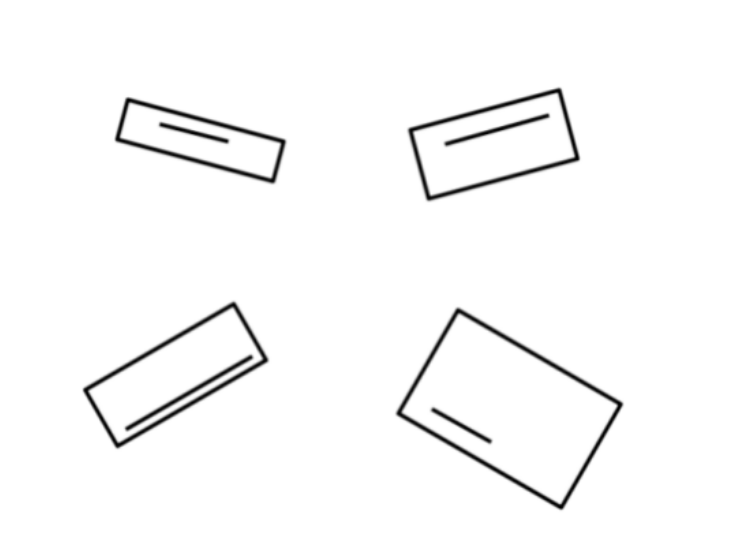
#> input picture image_task/data/raw/rectangle_image.png, 743 x 547 px, found by its file name
$ python rectangle_numbering.py
#> lines starting #> are read from the running program, lines starting #| are printed output that depends on the picture; after the words box and inside, x2 and y2 are one past the last pixel; in counts of white or black regions, pixels touching at a corner belong together
import cv2
import numpy as np

def sort_rectangles_by_line_length(image_path):
    # Load the image
#> called with image_path = 'image_task/data/raw/rectangle_image.png'
    image = cv2.imread(image_path)
#> image is the input picture: shape (547, 743, 3); min 0, max 255, mean 249
    gray = cv2.cvtColor(image, cv2.COLOR_BGR2GRAY)
    edges = cv2.Canny(gray, 50, 150, apertureSize=3)
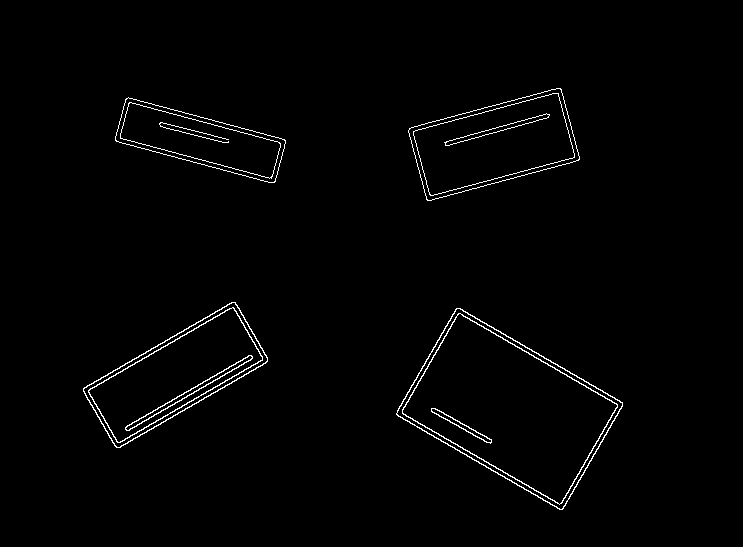
#> edges: shape (547, 743); 1.4% white in thin lines or dots, all inside (x1, y1, x2, y2) = (83, 88, 623, 510)

    contours, _ = cv2.findContours(edges, cv2.RETR_EXTERNAL, cv2.CHAIN_APPROX_SIMPLE)
#> contours = 4 contours; box (x1, y1, x2, y2) and area: (396, 308, 623, 510) 23866, (83, 302, 268, 448) 12228, (408, 88, 580, 201) 11879, (115, 97, 286, 183) 7480

    rectangles = []

    # Loop over the contours
    for contour in contours:
        epsilon = 0.02 * cv2.arcLength(contour, True)
        approx = cv2.approxPolyDP(contour, epsilon, True)

        if len(approx) == 4:
            x, y, w, h = cv2.boundingRect(approx)
            roi = gray[y:y+h, x:x+w]

            # Find the lines inside the rectangle
            lines = cv2.HoughLinesP(roi, 1, np.pi/180, threshold=30, minLineLength=30, maxLineGap=5)
            if lines is not None:
                line_lengths = [np.sqrt((line[0][2] - line[0][0])**2 + (line[0][3] - line[0][1])**2) for line in lines]
                max_length = max(line_lengths)
                rectangles.append((x, y, w, h, max_length))
#> this loop made 4 passes
#> (epsilon, approx, x, y, w, h, max_length) on passes 1 to 4: (13.46, [[456, 308], [396, 414], [562, 509], [622, 402]], 396, 308, 227, 202, 284.3), (10.38, [[235, 302], [83, 388], [116, 447], [267, 361]], 83, 302, 185, 146, 217), (8.93, [[125, 99], [116, 141], [275, 181], [284, 139]], 116, 99, 169, 83, 175.6), (9.91, [[561, 89], [409, 128], [426, 199], [578, 160]], 409, 89, 170, 111, 193.4)
#> pass 1, in sort_rectangles_by_line_length, `roi = gray[y:y+h, x:x+w]`:
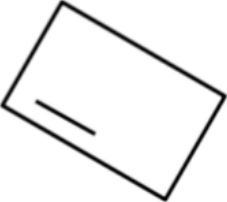
#> roi: shape (202, 227); min 0, max 255, mean 239.5
#> pass 2, in sort_rectangles_by_line_length, `roi = gray[y:y+h, x:x+w]`:
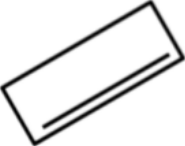
#> roi: shape (146, 185); min 5, max 255, mean 231.1
#> pass 3, in sort_rectangles_by_line_length, `roi = gray[y:y+h, x:x+w]`:
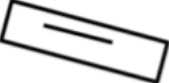
#> roi: shape (83, 169); min 2, max 255, mean 220
#> after the loop:
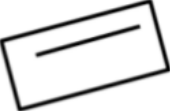
#> roi: shape (111, 170); min 3, max 255, mean 224.7
#> after the loop, rectangles = [(396, 308, 227, 202, 284.3), (83, 302, 185, 146, 217), (116, 99, 169, 83, 175.6), (409, 89, 170, 111, 193.4)]

    # Sort rectangles by line length
    rectangles = sorted(rectangles, key=lambda x: x[4])
#> rectangles = [(116, 99, 169, 83, 175.6), (409, 89, 170, 111, 193.4), (83, 302, 185, 146, 217), (396, 308, 227, 202, 284.3)]

    # Annotate the rectangles with numbers
    for i, (x, y, w, h, _) in enumerate(rectangles):
        cv2.putText(image, str(i + 1), (x + w // 2, y + h // 2), cv2.FONT_HERSHEY_SIMPLEX, 1, (0, 0, 255), 2)
#> this loop made 4 passes
#> (x, y, w, h) on passes 1 to 4: (116, 99, 169, 83), (409, 89, 170, 111), (83, 302, 185, 146), (396, 308, 227, 202)
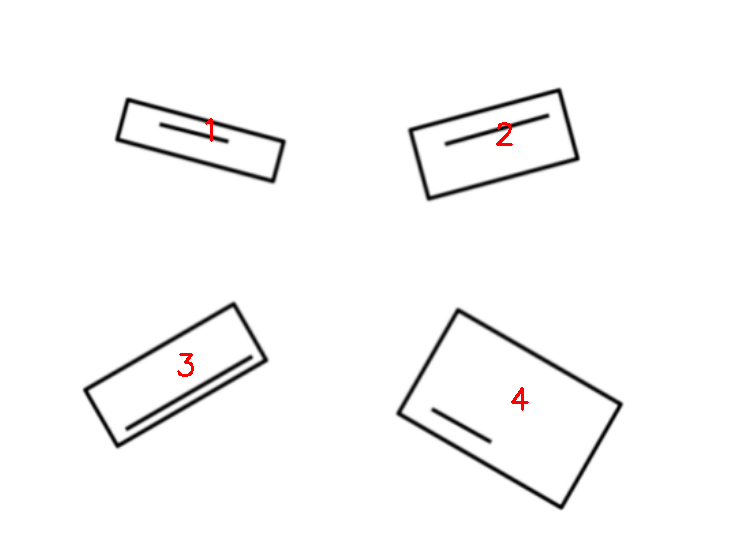
#> image: shape (547, 743, 3); 0.14% of pixels changed, all inside (x1, y1, x2, y2) = (177, 118, 529, 411)

    # Save the result
    cv2.imwrite('image_task/data/processed/numbered_rectangles.png', image)

if __name__ == "__main__":
    sort_rectangles_by_line_length('image_task/data/raw/rectangle_image.png')
